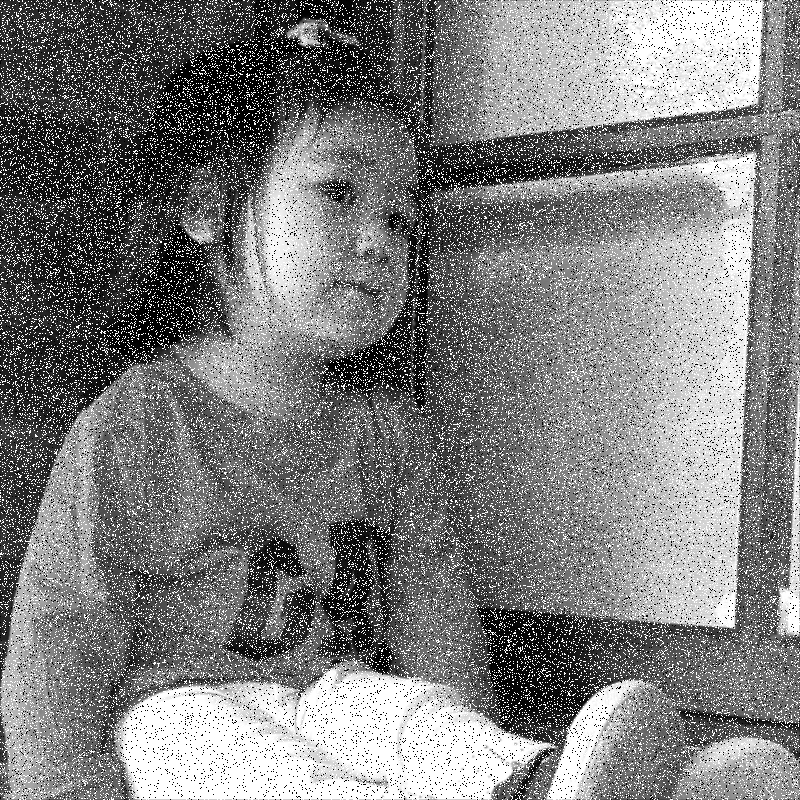
%> input picture Project3/Kid2 degraded.tiff, 800 x 800 px
$ octave dip.m   (GNU Octave 9; MATLAB toolbox functions it lacks are replaced by stand-ins)
%> lines starting %> are read from the running program, lines starting %| are printed output that depends on the picture
clc;
clear;
close all;

filename = 'Kid2 degraded.tiff';
f = imread(filename);
%> f is the input picture: size 800x800 uint8; min 0, max 255, mean 125.6
[M, N] = size(f);
%> M = 800; N = 800
[pixelCount] = imhist(f);
%> pixelCount = 256 values, max 125115 at index 256, min 686 at index 243, mean 2500
P_a = pixelCount(1) / sum(pixelCount);
%> P_a = 0.0578
P_b = pixelCount(256) / sum(pixelCount);
%> P_b = 0.195


%alpha trim
image_pad = padarray(f,[2,2], 'symmetric');
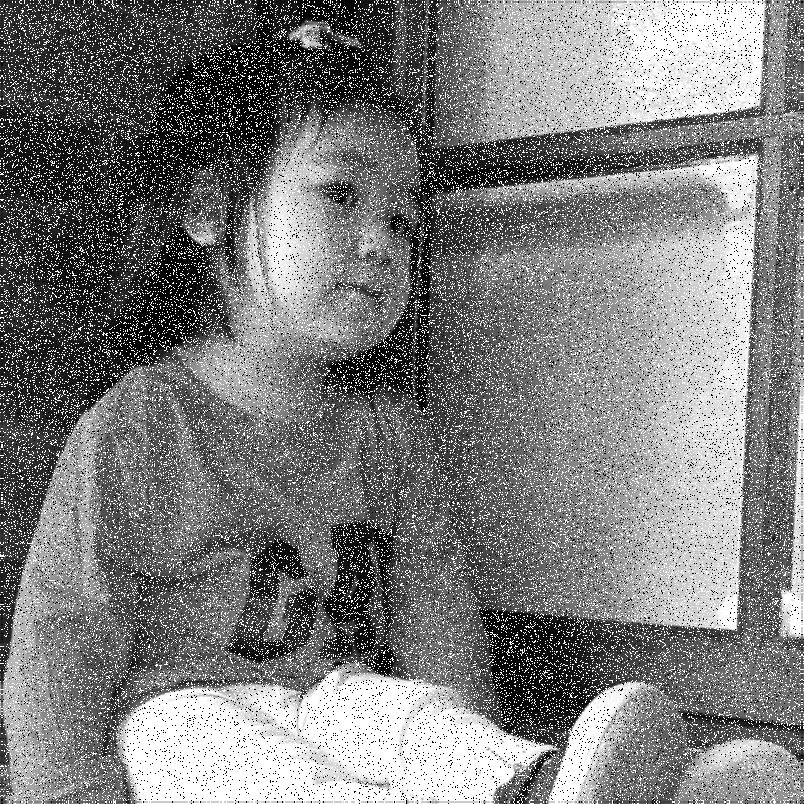
%> image_pad: size 804x804 uint8; min 0, max 255, mean 125.6
denoise_image = zeros(M,N);
%> (the run ends here)
